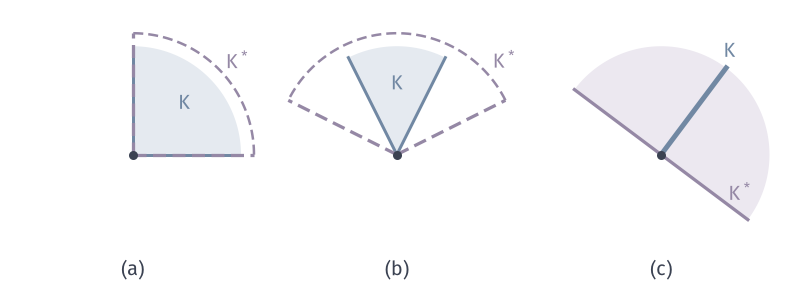

Write the Python code that produced this figure.
from pathlib import Path
import sys
sys.path.insert(0, str(Path(__file__).resolve().parents[1]/"cone-common"))
from cone_fig import *
HERE = Path(__file__).resolve().parent
# Dual cones in the plane, drawn in (first, second) coordinates.
def wedge(ax, a0, a1, R, fc, ec, z=1):
    th = np.radians(np.linspace(a0, a1, 60))
    ax.fill(np.r_[0, R*np.cos(th)], np.r_[0, R*np.sin(th)], facecolor=fc, edgecolor='none', zorder=z)
    ax.plot([0, R*np.cos(th[0])], [0, R*np.sin(th[0])], color=ec, lw=1.2, zorder=z+1)
    ax.plot([0, R*np.cos(th[-1])], [0, R*np.sin(th[-1])], color=ec, lw=1.2, zorder=z+1)
def bound(ax, a0, a1, R):
    for an in (a0, a1): ax.plot([0, R*np.cos(np.radians(an))], [0, R*np.sin(np.radians(an))], color=PURPLE, lw=1.3, ls=(0, (4, 2)), zorder=4)
    th = np.radians(np.linspace(a0, a1, 60)); ax.plot(R*np.cos(th), R*np.sin(th), color=PURPLE, lw=1.0, ls=(0, (4, 2)), zorder=4)
fig, axes = figure(width_mm=112, height_mm=40, ncols=3)
panels(fig, .01, .99, .99, .13, .06)
a, b, c = axes
R = 1.0
off(a, (-1.15, 1.15), (-.72, 1.28)); wedge(a, 0, 90, R, BLUE_FILL, BLUE); bound(a, 0, 90, R*1.12)
a.text(.42, .42, '$K$', color=BLUE, fontsize=8); a.text(.86, .86, '$K^*$', color=PURPLE, fontsize=8, ha='left', va='center')
ang = np.degrees(np.arctan(2.))  # K: |u|<=t/2 opens +-26.57deg around the t axis
off(b, (-1.15, 1.15), (-.72, 1.28)); wedge(b, 90-(90-ang), 90+(90-ang), R, BLUE_FILL, BLUE)
angd = np.degrees(np.arctan(.5))  # K*: |v|<=2w opens +-63.43deg
bound(b, angd, 180-angd, R*1.12)
b.text(0, .6, '$K$', color=BLUE, fontsize=8, ha='center'); b.text(1.0, .8, '$K^*$', color=PURPLE, fontsize=8, ha='center')
off(c, (-1.15, 1.15), (-.72, 1.28))
d = np.array([.6, .8]); c.plot([0, d[0]*R], [0, d[1]*R], color=BLUE, lw=2, zorder=3)
nang = np.degrees(np.arctan2(.8, .6))
th = np.radians(np.linspace(nang-90, nang+90, 80)); c.fill(np.r_[R*np.cos(th)], np.r_[R*np.sin(th)], facecolor=PURPLE_FILL, edgecolor='none', zorder=1)
c.plot([R*np.cos(th[0]), R*np.cos(th[-1])], [R*np.sin(th[0]), R*np.sin(th[-1])], color=PURPLE, lw=1.3, zorder=2)
c.text(d[0]*R+.03, d[1]*R+.1, '$K$', color=BLUE, fontsize=8, ha='center'); c.text(.62, -.42, '$K^*$', color=PURPLE, fontsize=8)
for ax in axes: ax.plot([0], [0], 'o', color=INK, ms=2.6, zorder=6)
tags(fig, axes, y=.012)
save(fig, HERE, 'figure', {'a': 'orthant self-dual', 'b': 'K=|u|<=t/2; K*=|v|<=2w', 'c': 'K=ray along (3,4)/5; K*=half-plane'})
